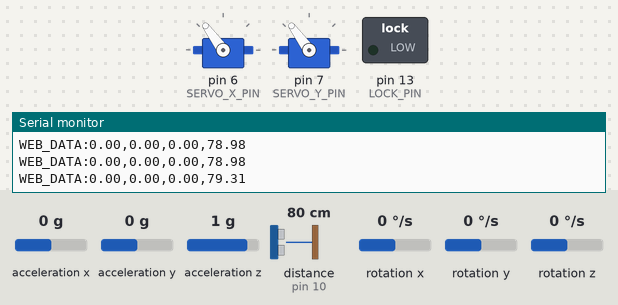
The sketch below on a simulated Arduino Uno, built with avr-gcc and run on an emulated ATmega328P. Parts: 2 × servo, switched loads named in the sketch (green lamp = pin HIGH), the last lines printed to the serial monitor. Wiring (inferred from the names in the program): ultrasonic range finder: trigger pin 9; echo pin 10. The inputs (shaded band) are chosen by the test bench; at power-on: distance to the obstacle (sensor on pin 10) 80 cm, acceleration z 1 g, acceleration x 0 g, acceleration y 0 g, rotation x 0 °/s, rotation y 0 °/s, rotation z 0 °/s. The echo pulse lasts 58.3 µs per cm; pins used as bus, display or sensor lines are not drawn.

Above: at 4.0 s.
4.1 s: distance to the obstacle (sensor on pin 10) set to 250 cm
At 4.6 s:
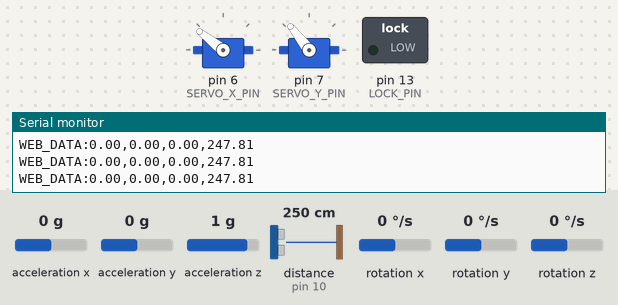
7.1 s: acceleration z set to 0.1 g
At 7.6 s:
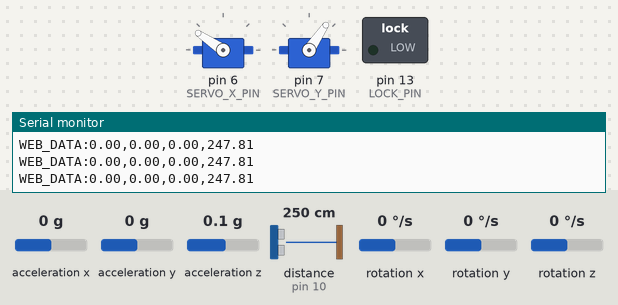
10.1 s: acceleration z set to -0.2 g
At 10.8 s:
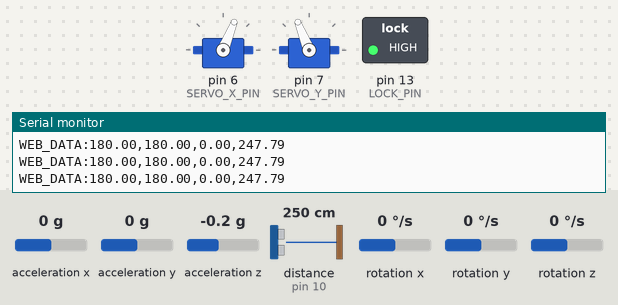
13.1 s: distance to the obstacle (sensor on pin 10) set to 2 cm
At 13.59 s:
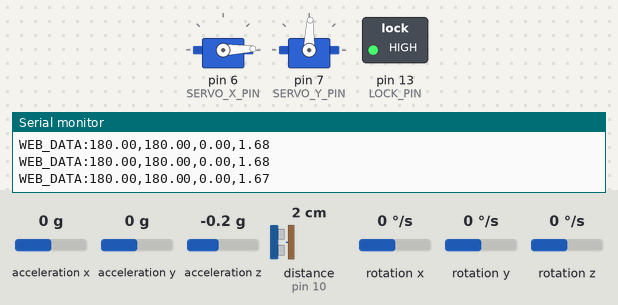
16.1 s: acceleration x set to -1.4 g
19.1 s: distance to the obstacle (sensor on pin 10) set to 299 cm
Timing chart, 0 to 40.9 s (numbered marks = the images above; inputs shaded):
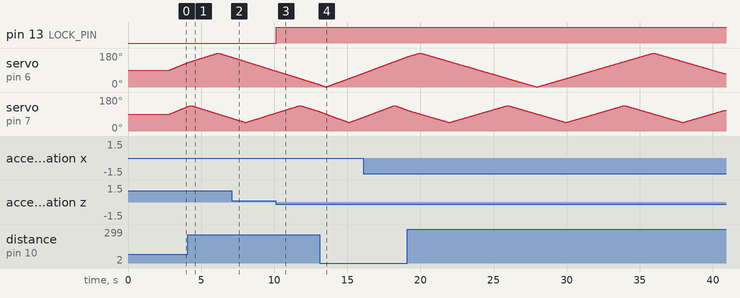

Measured:
- the behaviour switches between 0 and -0.1 g on acceleration z (found by bisection; images 2 and 3)
- after the input at 10.1 s, pin 13 (LOCK_PIN): LOW → HIGH after 0.05 s

The sketch:

arduino_integrated.ino
```cpp
/*
  SkyPilot AI - Integrated Hardware Sketch
  Includes: MPU6050 (Turbulence), HC-SR04 (Icing), GSM (SMS Alerts), Servos (Radar)

  MODIFICATION: Added WEB_DATA output for serial bridge integration.
*/

#include <Servo.h>
#include <Wire.h>
#include <MPU6050.h>
#include <SoftwareSerial.h>

// PIN DEFINITIONS
#define GSM_RX_PIN    2
#define GSM_TX_PIN    3
#define GSM_PWRKEY    4
#define SERVO_X_PIN   6
#define SERVO_Y_PIN   7
#define TRIG_PIN      9
#define ECHO_PIN      10
#define LOCK_PIN      13

SoftwareSerial gsmSerial(GSM_RX_PIN, GSM_TX_PIN);
MPU6050 mpu(0x68);
Servo servoX;
Servo servoY;

const char* ALERT_NUMBER = "+918197149231";

// IMU VARIABLES
float compAngleX   = 0, compAngleY   = 0;
float gyroOffsetX  = 0, gyroOffsetY  = 0;
float accelOffsetX = 0, accelOffsetY = 0;
unsigned long lastIMUTime = 0;
float gyroRateX = 0, gyroRateY = 0, gyroRateZ = 0;
float gzOffset  = 0;

const float ALPHA = 0.30;

// RADAR SWEEP
int xAngle = 90, yAngle = 90;
int xDir   = 1,  yDir   = 1;
const int X_STEP = 1,  Y_STEP = 1;
const int X_MIN  = 0,  X_MAX  = 180;
const int Y_MIN  = 45, Y_MAX  = 135;

const int LOOP_DELAY_MS = 20;

enum TurbLevel { TURB_NONE, TURB_MILD, TURB_MODERATE, TURB_SEVERE };
TurbLevel currentTurb = TURB_NONE;
bool smsTurbSent = false;
bool smsIceSent  = false;

void setup() {
  Serial.begin(9600);
  gsmSerial.begin(9600);

  Wire.begin();
  Wire.setClock(50000);

  pinMode(TRIG_PIN, OUTPUT);
  pinMode(ECHO_PIN, INPUT);
  pinMode(LOCK_PIN, OUTPUT);

  servoX.attach(SERVO_X_PIN);
  servoY.attach(SERVO_Y_PIN);

  mpu.initialize();
  calibrateIMU();

  // Note: GSM init might take time, removed for faster debug if needed
  // powerOnGSM();

  lastIMUTime = millis();
}

void loop() {
  updateIMU();
  updateRadarSweep();
  float dist = getDistance();

  currentTurb = classifyTurbulence();

  // --- WEB INTEGRATION LINE ---
  // Format: WEB_DATA:pitch,roll,yaw,distance
  Serial.print("WEB_DATA:");
  Serial.print(compAngleY); Serial.print(",");
  Serial.print(compAngleX); Serial.print(",");
  Serial.print(gyroRateZ);  Serial.print(",");
  Serial.println(dist);
  // ----------------------------

  updateLockLED();

  delay(LOOP_DELAY_MS);
}

// (Helper functions: calibrateIMU, updateIMU, getDistance, etc. remain the same as your original code)
// ... [REDACTED FOR BREVITY - USE YOUR ORIGINAL HELPER FUNCTIONS] ...

void calibrateIMU() {
  const int N = 200;
  float gxS = 0, gyS = 0, gzS = 0, axS = 0, ayS = 0;
  for (int i = 0; i < N; i++) {
    int16_t ax, ay, az, gx, gy, gz;
    mpu.getMotion6(&ax, &ay, &az, &gx, &gy, &gz);
    gxS += gx / 131.0; gyS += gy / 131.0; gzS += gz / 131.0;
    axS += atan2(ay, az) * 180.0 / PI;
    ayS += atan2(-ax, az) * 180.0 / PI;
    delay(10);
  }
  gyroOffsetX = gxS/N; gyroOffsetY = gyS/N; gzOffset = gzS/N;
  accelOffsetX = axS/N; accelOffsetY = ayS/N;
  compAngleX = accelOffsetX; compAngleY = accelOffsetY;
}

void updateIMU() {
  int16_t ax, ay, az, gx, gy, gz;
  mpu.getMotion6(&ax, &ay, &az, &gx, &gy, &gz);
  unsigned long now = millis();
  float dt = (now - lastIMUTime) / 1000.0f;
  lastIMUTime = now;
  gyroRateX = abs((gx / 131.0) - gyroOffsetX);
  gyroRateY = abs((gy / 131.0) - gyroOffsetY);
  gyroRateZ = abs((gz / 131.0) - gzOffset);
  float rateX = (gx / 131.0) - gyroOffsetX;
  float rateY = (gy / 131.0) - gyroOffsetY;
  float aX = (atan2(ay, az) * 180.0 / PI) - accelOffsetX;
  float aY = (atan2(-ax, az) * 180.0 / PI) - accelOffsetY;
  compAngleX = ALPHA * (compAngleX + rateX * dt) + (1 - ALPHA) * aX;
  compAngleY = ALPHA * (compAngleY + rateY * dt) + (1 - ALPHA) * aY;
}

void updateRadarSweep() {
  xAngle += xDir * X_STEP;
  if (xAngle >= X_MAX) { xAngle = X_MAX; xDir = -1; }
  else if (xAngle <= X_MIN) { xAngle = X_MIN; xDir = 1; }
  yAngle += yDir * Y_STEP;
  if (yAngle >= Y_MAX) { yAngle = Y_MAX; yDir = -1; }
  else if (yAngle <= Y_MIN) { yAngle = Y_MIN; yDir = 1; }
  servoX.write(xAngle);
  servoY.write(yAngle);
}

float getDistance() {
  digitalWrite(TRIG_PIN, LOW); delayMicroseconds(2);
  digitalWrite(TRIG_PIN, HIGH); delayMicroseconds(10);
  digitalWrite(TRIG_PIN, LOW);
  long dur = pulseIn(ECHO_PIN, HIGH, 30000);
  return (dur == 0) ? 999.0 : (dur * 0.034) / 2.0;
}

TurbLevel classifyTurbulence() {
  float shakeMag = max(gyroRateX, max(gyroRateY, gyroRateZ));
  float tiltMag = sqrt(compAngleX*compAngleX + compAngleY*compAngleY);
  if (shakeMag >= 60.0 || tiltMag >= 40.0) return TURB_SEVERE;
  if (shakeMag >= 8.0  || tiltMag >= 3.0)  return TURB_MODERATE;
  if (shakeMag >= 2.0  || tiltMag >= 1.0)  return TURB_MILD;
  return TURB_NONE;
}

void updateLockLED() {
  switch (currentTurb) {
    case TURB_NONE: digitalWrite(LOCK_PIN, LOW); break;
    case TURB_MILD: digitalWrite(LOCK_PIN, (millis()/500)%2); break;
    case TURB_MODERATE: digitalWrite(LOCK_PIN, (millis()/150)%2); break;
    case TURB_SEVERE: digitalWrite(LOCK_PIN, HIGH); break;
  }
}
```
